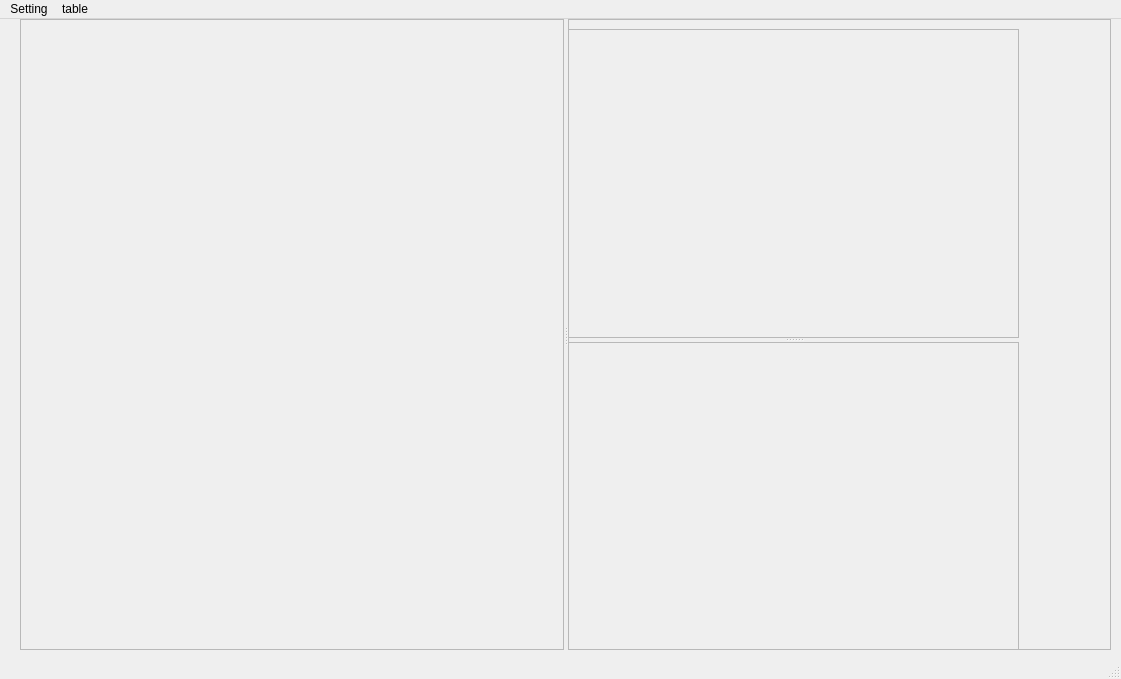
<?xml version="1.0" encoding="UTF-8"?>
<ui version="4.0">
 <class>MainWindow</class>
 <widget class="QMainWindow" name="MainWindow">
  <property name="geometry">
   <rect>
    <x>0</x>
    <y>0</y>
    <width>1121</width>
    <height>679</height>
   </rect>
  </property>
  <property name="windowTitle">
   <string>MainWindow</string>
  </property>
  <widget class="QWidget" name="centralwidget">
   <property name="sizePolicy">
    <sizepolicy hsizetype="Minimum" vsizetype="Minimum">
     <horstretch>0</horstretch>
     <verstretch>0</verstretch>
    </sizepolicy>
   </property>
   <widget class="QSplitter" name="splitter">
    <property name="geometry">
     <rect>
      <x>20</x>
      <y>0</y>
      <width>1091</width>
      <height>631</height>
     </rect>
    </property>
    <property name="orientation">
     <enum>Qt::Horizontal</enum>
    </property>
    <widget class="QFrame" name="frame">
     <property name="sizePolicy">
      <sizepolicy hsizetype="MinimumExpanding" vsizetype="MinimumExpanding">
       <horstretch>0</horstretch>
       <verstretch>0</verstretch>
      </sizepolicy>
     </property>
     <property name="frameShape">
      <enum>QFrame::StyledPanel</enum>
     </property>
     <property name="frameShadow">
      <enum>QFrame::Raised</enum>
     </property>
    </widget>
    <widget class="QFrame" name="frame_2">
     <property name="frameShape">
      <enum>QFrame::StyledPanel</enum>
     </property>
     <property name="frameShadow">
      <enum>QFrame::Raised</enum>
     </property>
     <widget class="QSplitter" name="splitter_2">
      <property name="geometry">
       <rect>
        <x>0</x>
        <y>10</y>
        <width>451</width>
        <height>621</height>
       </rect>
      </property>
      <property name="sizePolicy">
       <sizepolicy hsizetype="Minimum" vsizetype="Expanding">
        <horstretch>0</horstretch>
        <verstretch>0</verstretch>
       </sizepolicy>
      </property>
      <property name="orientation">
       <enum>Qt::Vertical</enum>
      </property>
      <widget class="QFrame" name="frame_3">
       <property name="sizePolicy">
        <sizepolicy hsizetype="Minimum" vsizetype="Minimum">
         <horstretch>0</horstretch>
         <verstretch>0</verstretch>
        </sizepolicy>
       </property>
       <property name="frameShape">
        <enum>QFrame::StyledPanel</enum>
       </property>
       <property name="frameShadow">
        <enum>QFrame::Raised</enum>
       </property>
      </widget>
      <widget class="QFrame" name="frame_4">
       <property name="frameShape">
        <enum>QFrame::StyledPanel</enum>
       </property>
       <property name="frameShadow">
        <enum>QFrame::Raised</enum>
       </property>
      </widget>
     </widget>
    </widget>
   </widget>
  </widget>
  <widget class="QMenuBar" name="menubar">
   <property name="geometry">
    <rect>
     <x>0</x>
     <y>0</y>
     <width>1121</width>
     <height>26</height>
    </rect>
   </property>
   <widget class="QMenu" name="menuSetting">
    <property name="layoutDirection">
     <enum>Qt::LeftToRight</enum>
    </property>
    <property name="title">
     <string>Setting</string>
    </property>
    <property name="icon">
     <iconset resource="../img/resource.qrc">
      <normaloff>:/ToolBar/Setting.png</normaloff>:/ToolBar/Setting.png</iconset>
    </property>
   </widget>
   <widget class="QMenu" name="menutable">
    <property name="title">
     <string>table</string>
    </property>
    <property name="icon">
     <iconset resource="../img/resource.qrc">
      <normaloff>:/ToolBar/Table.png</normaloff>:/ToolBar/Table.png</iconset>
    </property>
   </widget>
   <addaction name="menuSetting"/>
   <addaction name="menutable"/>
  </widget>
  <widget class="QStatusBar" name="statusbar"/>
 </widget>
 <resources>
  <include location="../img/resource.qrc"/>
 </resources>
 <connections/>
</ui>
